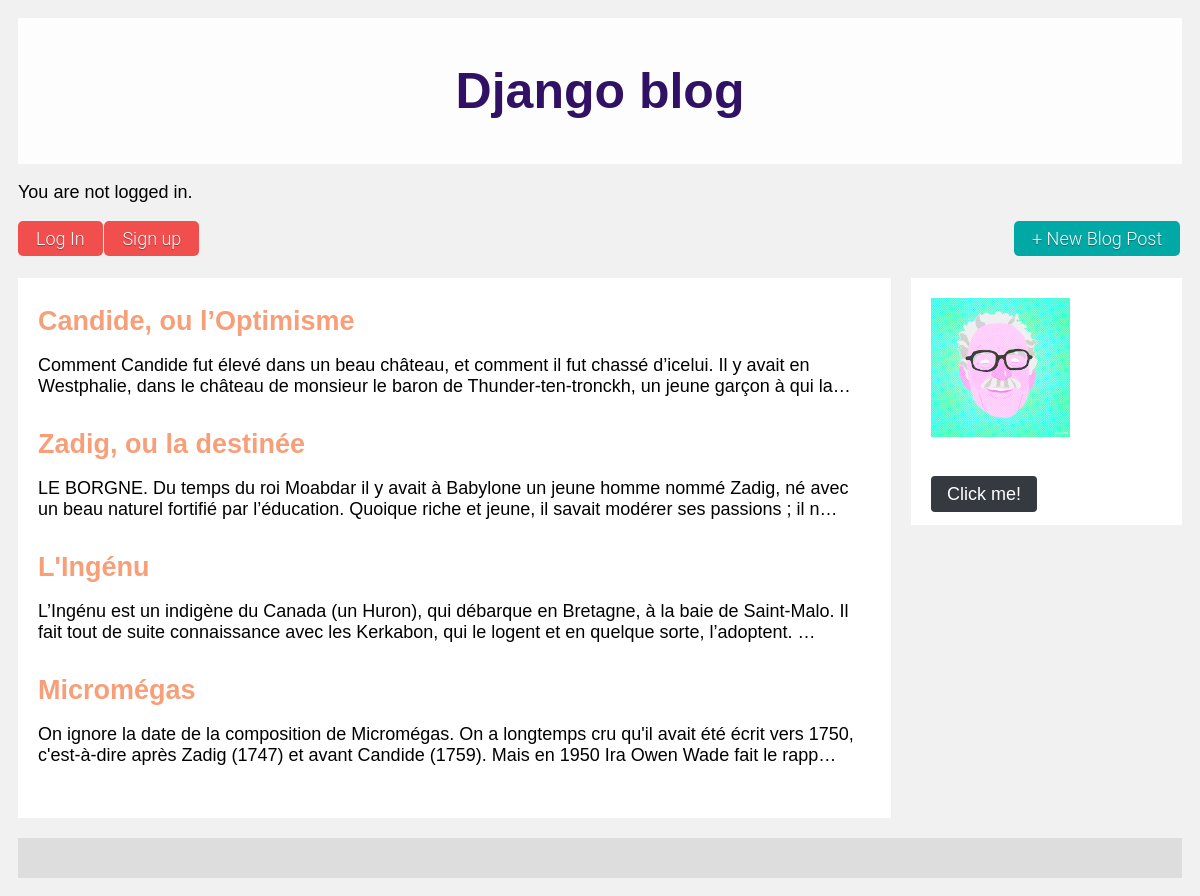
The page / on the database its author committed.
### blog/models.py (models this page shows, shortened)
class Post(models.Model):
    title = models.CharField(max_length=200)
    author = models.ForeignKey(
        'auth.User',
        on_delete=models.CASCADE,
    )
    body = models.TextField()

### blog/views.py (the view)
# urls.py: path('', BlogListView.as_view(), name='home'),
class BlogListView(ListView):
    model = Post
    template_name = 'home.html'

### blog/templates/home.html (shortened to what this page needs)
<!DOCTYPE html>
{% extends 'base_new.html' %}
{% load static %}
{% block content %}
<head>
  </head>
    <div class="row">
        <div class="leftcolumn">
          <div class="card">
            {% for post in object_list %}
                <div class="post-entry">
                <h2><a href="{% url 'post_detail' post.pk %}">{{ post.title }}</a></h2>
                <div class="txt"><p>{{ post.body|truncatechars:200 }}</p></div>
                </div>
            {% endfor %}
          </div>
        </div>
        <div class="rightcolumn">
          <div class="card">
            <div><img width = "60%"
                height: auto src="{% static 'images/garcia_marquez.gif' %}" alt="" /></div>
                <br><br>
                <a class="rainbow rainbow-4">Click me!</a>
            </div>
        </div>
      </div>
{% endblock content %}

### blog/templates/base_new.html (shortened to what this page needs)
<!DOCTYPE html>
{% load static %}
<html>
<head>
<link href="{% static 'css/base.css' %}" rel="stylesheet">
</head>
<body>
<div class="header">
    <h1><a href="{% url 'home' %}">Django blog</a></h1>
</div>
<div class="topnav">
    {% if user.is_authenticated %}
        <p>Hi {{ user.username }}!</p>
        <p><a href="{% url 'logout' %}">Log out</a></p>
    {% else %}
        <p>You are not logged in.</p>
  <a href="{% url 'login' %}" class="button4" style="background-color:#f14e4e">Log In</a>
  <a href="{% url 'signup' %}" class="button4" style="background-color:#f14e4e">Sign up</a>
  {%endif%}
  <a href="{% url 'post_new' %}" class="button4" style="background-color:rgb(0, 169, 165); float:right">+ New Blog Post</a>
</div>
<div>
    {% block content %}
    {% endblock content %}
</div>
<div class="footer">
</div>
</body>
</html>

### blog/static/css/base.css (style rules this page uses)
body { font-family: 'Source Sans Pro', sans-serif; font-size: 18px; background-color: rgb(231, 235, 248); }
.post-entry { margin-bottom: 2rem; }
.post-entry h2 { margin: 0.5rem 0; }
.post-entry h2 a, .post-entry h2 a:visited { color: rgb(247, 159, 121); text-decoration: none; }
.post-entry p { margin: 10; font-weight: 0; }
a.button4 { display:inline-block; padding:0.3em 1.2em; margin:0 0.1em 0.1em 0; border:0.16em solid rgba(255,255,255,0); border-radius: 5px; box-sizing: border-box; text-decoration:none; font-family:'Roboto',sans-serif; font-weight:300; color:#FFFFFF; text-shadow: 0 0.04em 0.04em rgba(0,0,0,0.35); text-align:center; transition: all 0.2s; background-color:#f14e4e }
body { font-family: 'Nunito', sans-serif; }
.rainbow { background-color: #343A40; border-radius: 4px; color: #fff; cursor: pointer; padding: 8px 16px; }
* { box-sizing: border-box; }
body { font-family: Arial; padding: 10px; background: #f1f1f1; }
.header { padding: 20px; text-align: center; background: rgba(255, 255, 255, 0.856); }
.header h1 a { color: rgb(49, 17, 100); text-decoration: none; font-weight: 600; font-size: 50px; text-align: center; }
.topnav { overflow: hidden; background-color: rgba(245, 247, 247, 0); }
.topnav a { float: left; display: block; text-align: center; padding: 5px 16px; text-decoration: none; }
.leftcolumn { float: left; width: 75%; }
.rightcolumn { float: left; width: 25%; background-color: #f1f1f1; padding-left: 20px; }
.card { background-color: white; padding: 20px; margin-top: 20px; }
.row:after { content: ""; display: table; clear: both; }
.footer { padding: 20px; text-align: center; background: #ddd; margin-top: 20px; }

### rows shown on the page
Post: title "Candide, ou l’Optimisme", body "Comment Candide fut élevé dans un beau château, et comment il fut chassé d’icelui. Il y avait en Westphalie, dans le château de monsieur le baron de Thunder-ten-tronckh, un jeune garçon à qui la…"
Post: title "Zadig, ou la destinée", body "LE BORGNE. Du temps du roi Moabdar il y avait à Babylone un jeune homme nommé Zadig, né avec un beau naturel fortifié par l’éducation. Quoique riche et jeune, il savait modérer ses passions ; il n…"
Post: title "L'Ingénu", body "L’Ingénu est un indigène du Canada (un Huron), qui débarque en Bretagne, à la baie de Saint-Malo. Il fait tout de suite connaissance avec les Kerkabon, qui le logent et en quelque sorte, l’adoptent. …"
Post: title "Micromégas", body "On ignore la date de la composition de Micromégas. On a longtemps cru qu'il avait été écrit vers 1750, c'est-à-dire après Zadig (1747) et avant Candide (1759). Mais en 1950 Ira Owen Wade fait le rapp…"
